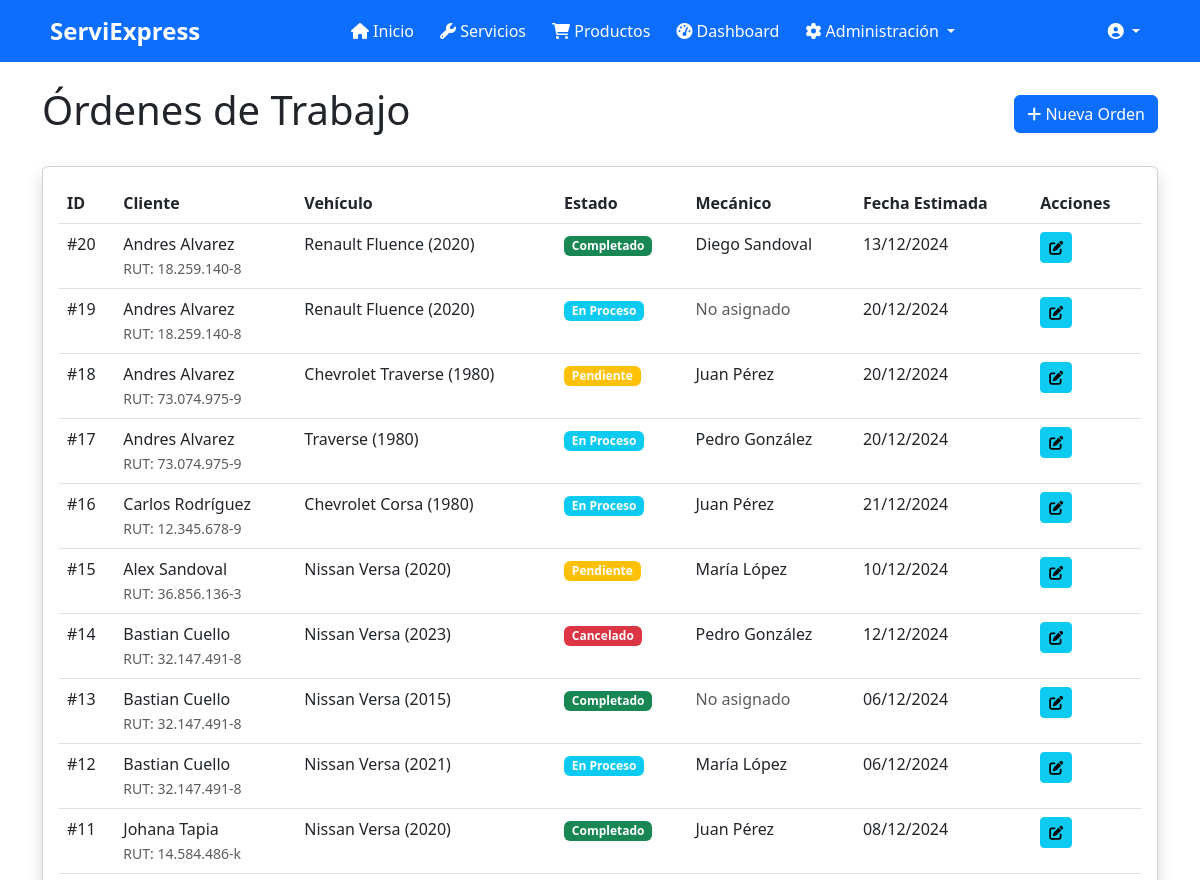
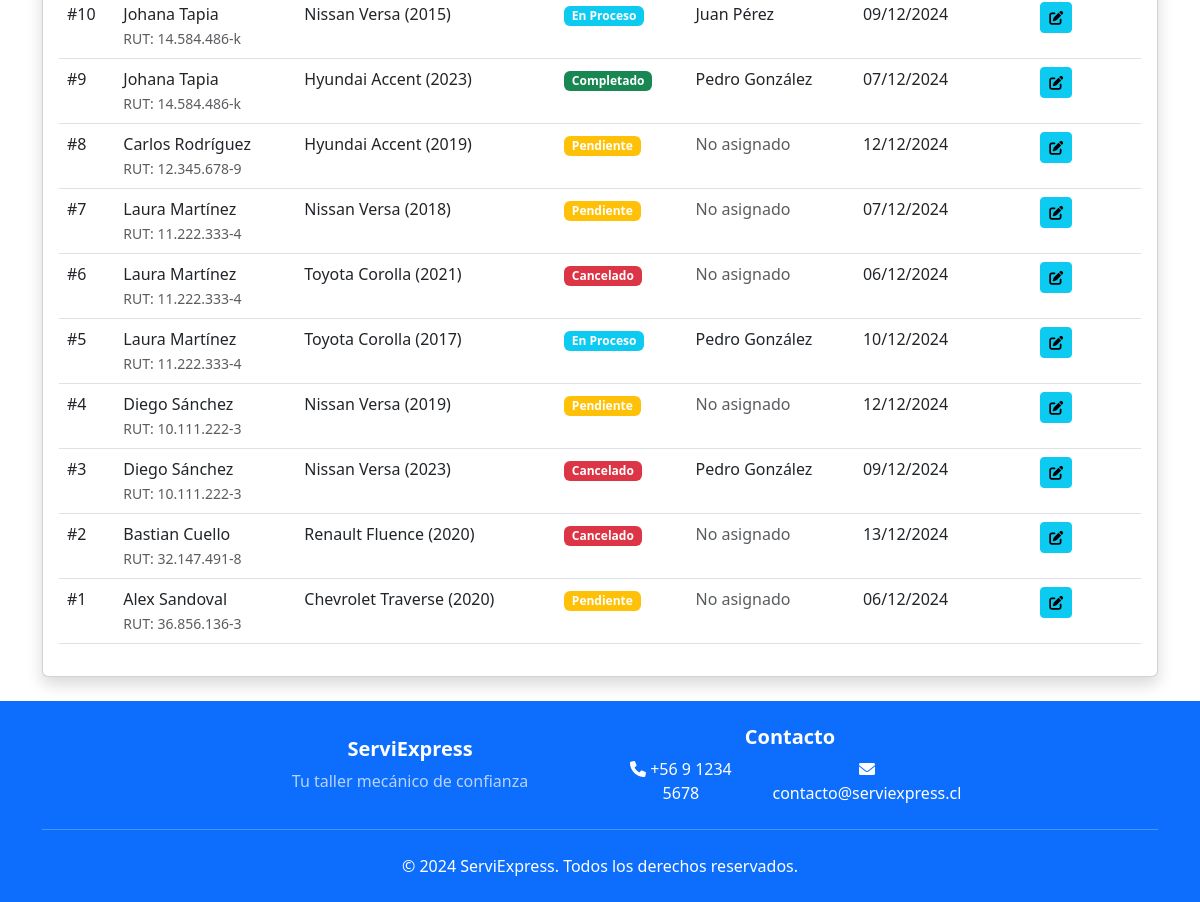
Screenshot of /management/work-orders/ (signed in) with the database file from the repository (2 pictures, top to bottom).
### workshop/models.py (models this page shows, shortened)
class WorkOrder(models.Model):
    STATUS_CHOICES = [
        ('pending', 'Pendiente'),
        ('in_progress', 'En Proceso'),
        ('completed', 'Completado'),
        ('cancelled', 'Cancelado'),
    ]
    client = models.ForeignKey(Client, on_delete=models.CASCADE)
    mechanic = models.ForeignKey(UserProfile, on_delete=models.SET_NULL, null=True, blank=True)
    vehicle_model = models.CharField(max_length=100)
    vehicle_year = models.IntegerField()
    description = models.TextField()
    status = models.CharField(max_length=20, choices=STATUS_CHOICES, default='pending')
    created_at = models.DateTimeField(auto_now_add=True)
    updated_at = models.DateTimeField(auto_now=True)
    estimated_completion = models.DateTimeField(null=True, blank=True)
    total_cost = models.DecimalField(max_digits=10, decimal_places=2, null=True, blank=True)

class Client(models.Model):
    user = models.OneToOneField(
        User,
        on_delete=models.CASCADE,
        related_name='client'
    )
    rut = models.CharField(
        max_length=12,
        unique=True,
        validators=[
            RegexValidator(
                regex=r'^\d{1,2}\.\d{3}\.\d{3}[-][0-9kK]{1}$',
                message='Formato de RUT inválido. Debe ser XX.XXX.XXX-X'
            )
        ],
        verbose_name='RUT',
        help_text='Formato: XX.XXX.XXX-X'
    )
    phone = models.CharField(
        max_length=15,
        validators=[validate_phone_number],
        verbose_name='Teléfono',
        help_text='Formato: +56 9 XXXX XXXX'
    )
    address = models.CharField(
        max_length=200,
        verbose_name='Dirección',
        help_text='Ingrese la dirección completa'
    )
    created_at = models.DateTimeField(
        auto_now_add=True,
        verbose_name='Fecha de registro'
    )
    updated_at = models.DateTimeField(
        auto_now=True,
        verbose_name='Última actualización'
    )
    class Meta:
        verbose_name = 'Cliente'
        verbose_name_plural = 'Clientes'
        ordering = ['-created_at']

class UserProfile(models.Model):
    ROLE_CHOICES = [
        ('client', 'Cliente'),
        ('mechanic', 'Mecánico'),
        ('receptionist', 'Recepcionista'),
        ('admin', 'Administrador'),
    ]
    user = models.OneToOneField(User, on_delete=models.CASCADE)
    role = models.CharField(max_length=20, choices=ROLE_CHOICES)
    phone = models.CharField(max_length=15, blank=True)

### workshop/views/work_order_views.py (the view)
# urls.py: path('management/work-orders/', work_order_views.work_order_list, name='work_order_list'),
@login_required
def work_order_list(request):
    if hasattr(request.user, 'userprofile') and request.user.userprofile.role == 'mechanic':
        work_orders = WorkOrder.objects.filter(mechanic=request.user.userprofile).order_by('-created_at')
    else:
        work_orders = WorkOrder.objects.all().order_by('-created_at')
    return render(request, 'workshop/admin/work_order_list.html', {
        'work_orders': work_orders
    })

### templates/workshop/admin/work_order_list.html (shortened to what this page needs)
{% extends 'base.html' %}
{% block content %}
<div class="container py-4">
    <div class="d-flex justify-content-between align-items-center mb-4">
        <h1>Órdenes de Trabajo</h1>
        <a href="{% url 'work_order_add' %}" class="btn btn-primary">
            <i class="fas fa-plus"></i> Nueva Orden
        </a>
    </div>
    <div class="card shadow">
        <div class="card-body">
            <div class="table-responsive">
                <table class="table table-hover">
                    <thead>
                        <tr>
                            <th>ID</th>
                            <th>Cliente</th>
                            <th>Vehículo</th>
                            <th>Estado</th>
                            <th>Mecánico</th>
                            <th>Fecha Estimada</th>
                            <th>Acciones</th>
                        </tr>
                    </thead>
                    <tbody>
                        {% for order in work_orders %}
                            <tr>
                                <td>#{{ order.id }}</td>
                                <td>
                                    {{ order.client.user.get_full_name }}
                                    <br>
                                    <small class="text-muted">RUT: {{ order.client.rut }}</small>
                                </td>
                                <td>{{ order.vehicle_model }} ({{ order.vehicle_year }})</td>
                                <td>
                                    <span class="badge {% if order.status == 'pending' %}bg-warning
                                        {% elif order.status == 'in_progress' %}bg-info
                                        {% elif order.status == 'completed' %}bg-success
                                        {% else %}bg-danger{% endif %}">
                                        {{ order.get_status_display }}
                                    </span>
                                </td>
                                <td>
                                    {% if order.mechanic %}
                                        {{ order.mechanic.user.get_full_name }}
                                    {% else %}
                                        <span class="text-muted">No asignado</span>
                                    {% endif %}
                                </td>
                                <td>{{ order.estimated_completion|date:"d/m/Y" }}</td>
                                <td>
                                    <a href="{% url 'work_order_edit' order.id %}" class="btn btn-sm btn-info" title="Editar">
                                        <i class="fas fa-edit"></i>
                                    </a>
                                </td>
                            </tr>
                        {% endfor %}
                    </tbody>
                </table>
            </div>
        </div>
    </div>
</div>
{% endblock %}

### templates/base.html (style rules this page uses)
body { display: flex; flex-direction: column; min-height: 100vh; margin: 0; }

### rows the page displays
WorkOrder: id "20", client.user.get_full_name "Andres Alvarez", client.rut "18.259.140-8", vehicle_model "Renault Fluence", vehicle_year "2020", status "Completado", mechanic.user.get_full_name "Diego Sandoval", estimated_completion "13/12/2024"
WorkOrder: id "19", client.user.get_full_name "Andres Alvarez", client.rut "18.259.140-8", vehicle_model "Renault Fluence", vehicle_year "2020", status "En Proceso", shows "No asignado", estimated_completion "20/12/2024"
WorkOrder: id "18", client.user.get_full_name "Andres Alvarez", client.rut "73.074.975-9", vehicle_model "Chevrolet Traverse", vehicle_year "1980", status "Pendiente", mechanic.user.get_full_name "Juan Pérez", estimated_completion "20/12/2024"
WorkOrder: id "17", client.user.get_full_name "Andres Alvarez", client.rut "73.074.975-9", vehicle_model "Traverse", vehicle_year "1980", status "En Proceso", mechanic.user.get_full_name "Pedro González", estimated_completion "20/12/2024"
WorkOrder: id "16", client.user.get_full_name "Carlos Rodríguez", client.rut "12.345.678-9", vehicle_model "Chevrolet Corsa", vehicle_year "1980", status "En Proceso", mechanic.user.get_full_name "Juan Pérez", estimated_completion "21/12/2024"
WorkOrder: id "15", client.user.get_full_name "Alex Sandoval", client.rut "36.856.136-3", vehicle_model "Nissan Versa", vehicle_year "2020", status "Pendiente", mechanic.user.get_full_name "María López", estimated_completion "10/12/2024"
WorkOrder: id "14", client.user.get_full_name "Bastian Cuello", client.rut "32.147.491-8", vehicle_model "Nissan Versa", vehicle_year "2023", status "Cancelado", mechanic.user.get_full_name "Pedro González", estimated_completion "12/12/2024"
WorkOrder: id "13", client.user.get_full_name "Bastian Cuello", client.rut "32.147.491-8", vehicle_model "Nissan Versa", vehicle_year "2015", status "Completado", shows "No asignado", estimated_completion "06/12/2024"
WorkOrder: id "12", client.user.get_full_name "Bastian Cuello", client.rut "32.147.491-8", vehicle_model "Nissan Versa", vehicle_year "2021", status "En Proceso", mechanic.user.get_full_name "María López", estimated_completion "06/12/2024"
WorkOrder: id "11", client.user.get_full_name "Johana Tapia", client.rut "14.584.486-k", vehicle_model "Nissan Versa", vehicle_year "2020", status "Completado", mechanic.user.get_full_name "Juan Pérez", estimated_completion "08/12/2024"
WorkOrder: id "10", client.user.get_full_name "Johana Tapia", client.rut "14.584.486-k", vehicle_model "Nissan Versa", vehicle_year "2015", status "En Proceso", mechanic.user.get_full_name "Juan Pérez", estimated_completion "09/12/2024"
WorkOrder: id "9", client.user.get_full_name "Johana Tapia", client.rut "14.584.486-k", vehicle_model "Hyundai Accent", vehicle_year "2023", status "Completado", mechanic.user.get_full_name "Pedro González", estimated_completion "07/12/2024"
WorkOrder: id "8", client.user.get_full_name "Carlos Rodríguez", client.rut "12.345.678-9", vehicle_model "Hyundai Accent", vehicle_year "2019", status "Pendiente", shows "No asignado", estimated_completion "12/12/2024"
WorkOrder: id "7", client.user.get_full_name "Laura Martínez", client.rut "11.222.333-4", vehicle_model "Nissan Versa", vehicle_year "2018", status "Pendiente", shows "No asignado", estimated_completion "07/12/2024"
WorkOrder: id "6", client.user.get_full_name "Laura Martínez", client.rut "11.222.333-4", vehicle_model "Toyota Corolla", vehicle_year "2021", status "Cancelado", shows "No asignado", estimated_completion "06/12/2024"
WorkOrder: id "5", client.user.get_full_name "Laura Martínez", client.rut "11.222.333-4", vehicle_model "Toyota Corolla", vehicle_year "2017", status "En Proceso", mechanic.user.get_full_name "Pedro González", estimated_completion "10/12/2024"
WorkOrder: id "4", client.user.get_full_name "Diego Sánchez", client.rut "10.111.222-3", vehicle_model "Nissan Versa", vehicle_year "2019", status "Pendiente", shows "No asignado", estimated_completion "12/12/2024"
WorkOrder: id "3", client.user.get_full_name "Diego Sánchez", client.rut "10.111.222-3", vehicle_model "Nissan Versa", vehicle_year "2023", status "Cancelado", mechanic.user.get_full_name "Pedro González", estimated_completion "09/12/2024"
WorkOrder: id "2", client.user.get_full_name "Bastian Cuello", client.rut "32.147.491-8", vehicle_model "Renault Fluence", vehicle_year "2020", status "Cancelado", shows "No asignado", estimated_completion "13/12/2024"
WorkOrder: id "1", client.user.get_full_name "Alex Sandoval", client.rut "36.856.136-3", vehicle_model "Chevrolet Traverse", vehicle_year "2020", status "Pendiente", shows "No asignado", estimated_completion "06/12/2024"
